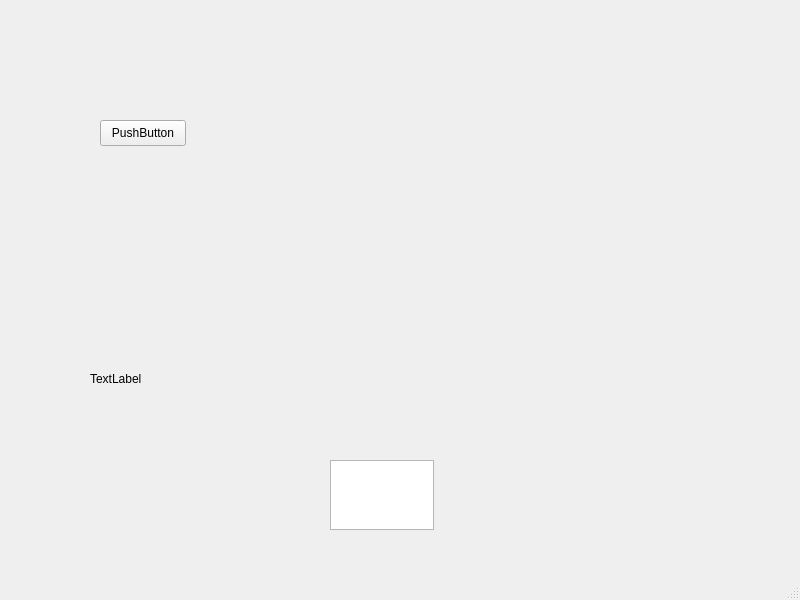
<?xml version="1.0" encoding="UTF-8"?>
<ui version="4.0">
 <class>MainWindow</class>
 <widget class="QMainWindow" name="MainWindow">
  <property name="geometry">
   <rect>
    <x>0</x>
    <y>0</y>
    <width>800</width>
    <height>600</height>
   </rect>
  </property>
  <property name="windowTitle">
   <string>MainWindow</string>
  </property>
  <widget class="QWidget" name="centralwidget">
   <widget class="QWidget" name="verticalLayoutWidget">
    <property name="geometry">
     <rect>
      <x>310</x>
      <y>140</y>
      <width>160</width>
      <height>241</height>
     </rect>
    </property>
    <layout class="QVBoxLayout" name="verticalLayout"/>
   </widget>
   <widget class="QPushButton" name="btnOpen">
    <property name="geometry">
     <rect>
      <x>100</x>
      <y>120</y>
      <width>86</width>
      <height>26</height>
     </rect>
    </property>
    <property name="text">
     <string>PushButton</string>
    </property>
   </widget>
   <widget class="QTextEdit" name="textEdit">
    <property name="geometry">
     <rect>
      <x>330</x>
      <y>460</y>
      <width>104</width>
      <height>70</height>
     </rect>
    </property>
   </widget>
   <widget class="QLabel" name="lblInfo">
    <property name="geometry">
     <rect>
      <x>90</x>
      <y>370</y>
      <width>58</width>
      <height>18</height>
     </rect>
    </property>
    <property name="text">
     <string>TextLabel</string>
    </property>
   </widget>
  </widget>
  <widget class="QMenuBar" name="menubar">
   <property name="geometry">
    <rect>
     <x>0</x>
     <y>0</y>
     <width>800</width>
     <height>23</height>
    </rect>
   </property>
  </widget>
  <widget class="QStatusBar" name="statusbar"/>
 </widget>
 <resources/>
 <connections/>
</ui>
